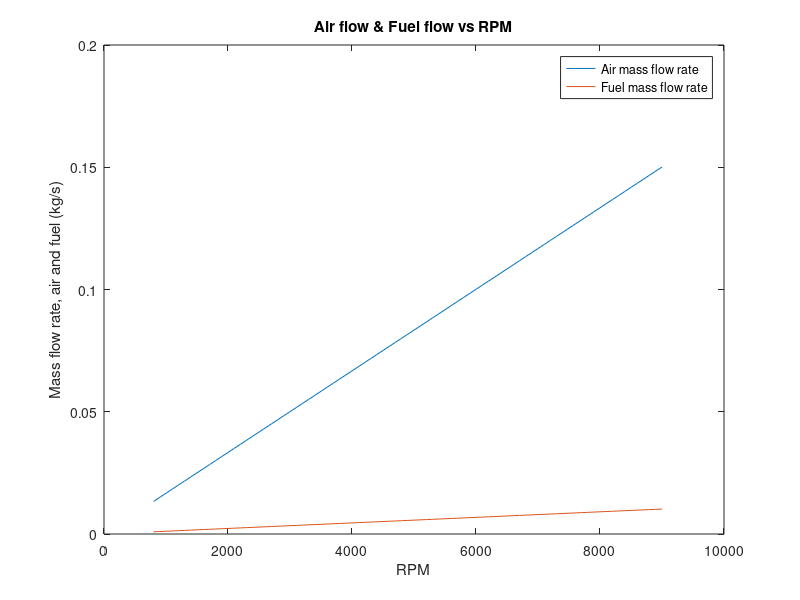

Write the MATLAB code that produced this figure.
%%
clear all
i = 1 
figure
rc = 10
    
% Initial Conditions
p(1, i) = 101325;%pa
%p(1,i) = p(1)*1000; %pa
T(1,i) = 294; %k
%(1,i) = 300; %k
gamma = 1.4;
R = 287; %j/kg, gas constant
%rc = 9; % compression ration
Qlhv = 42.7e6; %j/kg
Cp = R*gamma/(gamma-1); 
f = 14.7; % air to fuel ratio

% State 1
rho(1, i) = p(1, i)/(R*T(1, i)); 

% State 2
rho(2, i) = rho(1, i) * rc;
p(2, i) = p(1, i)* (rho(2, i)/rho(1, i))^gamma;
T(2, i) = p(2, i)/(rho(2, i)* R);

% State 3
T(3, i) = T(2, i) + .8*Qlhv/(Cp* f); %.8 is thermal efficeny of combustionn
rho(3, i) = rho(2, i);
p(3, i) = rho(3, i) * R* T(3,i);

% State 4
rho(4, i) = rho(1, i);
p(4, i) = p(3, i)* (rho(4, i)/rho(3, i))^ (gamma); %this is an estimate, could use refprop to find actual
T(4, i) = p(4, i)/(rho(4, i) * R);
j = 1;
D = .0015
% Work
%m^3
C = 6; % initial guess
Cv = Cp-R;
Ws(i, j) = Cv*((T(3, i)-T(2, i)) - (T(4, i)-T(1, i)));
Ma(i, j) = (D/C)*(rc/(rc-1)) * rho(1, i)
Wc(i, j) = Ws(i, j)*Ma(i, j);
Wt(i, j) = Wc(i, j) * C; %total work

%Power
N = 5000; % RPM, Max
Power(i, j) = Wt(i, j) * N/120;
P_rate(i, j) = .8 * Power(i, j); 
P_specific(i, j) = Ws(i, j) * N/120;
P_cylinder(i, j) = P_specific(i, j) * Ma(i, j);
P_total(i, j) = P_cylinder(i, j) * C;
P_hp(i, j) = P_total(i, j)/745.699872;
% SFC
SFC(i, j) = (C * Ma(i, j)/f)/(Wt(i, j)); %kg/kj
SFC_Converted(i, j) = SFC(i,j) * 3.6e9; %g/Kw-hr

%S(1, i)= refpropm('S','D',rho(1,i), 'P',p(1, i)/1e3, 'air.ppf');
%S(2, i)= refpropm('S','D',rho(2, i), 'P',p(2, i)/1e3, 'air.ppf');
%S(3, i)= refpropm('S','D',rho(3, i), 'P',p(3, i)/1e3, 'air.ppf');
%S(4, i)= refpropm('S','D',rho(4, i), 'P',p(4, i)/1e3, 'air.ppf');


%plot(P_hp(i,:),.0015 : .000050 : .0018 )
otto_eff(i) = 1-(1/rc^(gamma-1))
o_eff(i) = 1-(T(4,i)-T(1,i))./(T(3,i)-T(2,i))
i = i + 1; 
%st = strcat('Displacement =  ' , num2str(.00150 + .00005*(i-1)), ' cc')
%ht = text(SFC_Converted(1, i ),9.3, st);
%set(ht, 'Rotation', 85)  
%%
figure
C = 6
air_flow = Ma * N * C/120

i = 1
for N = 800: 100 : 9000
    air_flow_rpm(i) = Ma * N * C/120
    fuel_rate(i) = air_flow_rpm(i)/f
    i = i + 1
end

plot(800: 100 : 9000, air_flow_rpm)
hold on
plot(800: 100 : 9000, fuel_rate)
title('Air flow & Fuel flow vs RPM')
xlabel('RPM')
ylabel('Mass flow rate, air and fuel (kg/s)')
legend('Air mass flow rate', 'Fuel mass flow rate')

